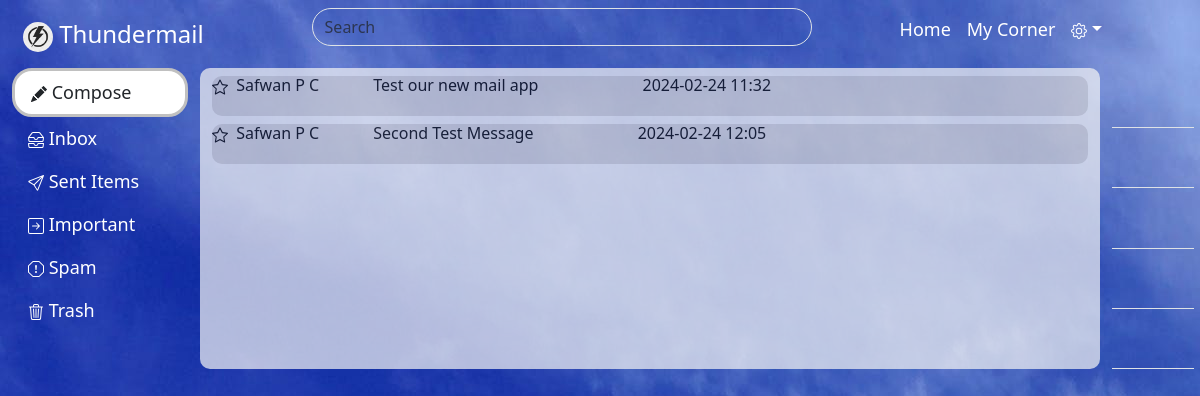
Before: /home/ (signed in) with the older database file.
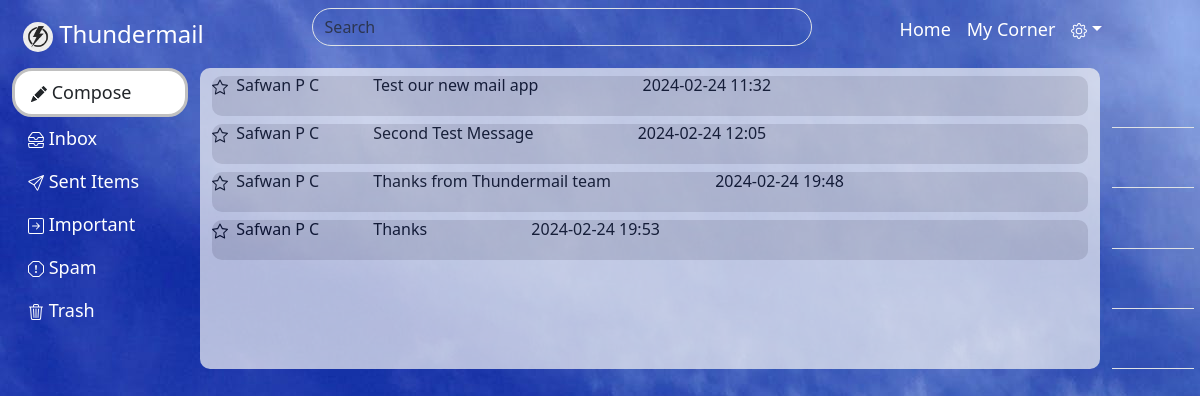
After: the same page with the newer database file.
### user_app/models.py (models this page shows)
class Message_Tb(models.Model):
    sender_id=models.ForeignKey(Register_Tb,on_delete=models.CASCADE)
    recipient_id=models.CharField(max_length=50)
    subject=models.CharField(max_length=100,default="No Subject")
    message=models.CharField(max_length=200)
    attachment=models.FileField(upload_to='thunder', blank=True, null=True, default='default.png')
    date=models.CharField(max_length=20)
    time=models.CharField(max_length=20)
    status_reciever=models.CharField(max_length=20,default='unread')
    status_sender=models.CharField(max_length=20,default='none')

class Register_Tb(models.Model):
    name=models.CharField(max_length=50)
    gender=models.CharField(max_length=20)
    dob=models.CharField(max_length=30)
    mobile=models.CharField(max_length=20)
    user_name=models.CharField(max_length=50)
    password=models.CharField(max_length=20)

### user_app/views.py (the view)
# urls.py: path('home/',views.home,name='home'),
def home(request):
    my_id=request.session['yourself']
    details = Register_Tb.objects.filter(id=my_id)
    user_name=details[0].user_name
    messages= Message_Tb.objects.filter(recipient_id=user_name)
    my_name = details[0].name
    return render(request,'home.html',{'key':my_name,'see':details,'view':messages})

### templates/home.html (shortened to what this page needs)
{% extends 'base.html' %}
{% block content %}
{% for i in view %}
    <a href="{% url 'read_message' i.id %}" style="text-decoration: none; color: black; margin-top: 10px;"><h6 id="inbox">&nbsp; {{i.sender_id.name}}<span style="margin-left: 50px; margin-right: 100px;">{{i.subject}}</span><span> {{i.date}}</span> {{i.time}}
  </h6></a>
{% endfor %}
{% endblock %}

### templates/base.html (shortened to what this page needs)
<!DOCTYPE html>
<html lang="en">
<head>
    <link href="https://cdn.jsdelivr.net/npm/bootstrap@5.3.3/dist/css/bootstrap.min.css" rel="stylesheet">
    <link rel="stylesheet" href="/static/my_style.css">
   </head>
<body>
  <div class="col">
    <nav class="navbar navbar-expand-md navbar" id="navbar" aria-label="Fourth navbar example">
      <div class="collapse navbar-collapse" id="navbarsExample04">
        <ul class="navbar-nav me-auto mb-2 mb-md-0">
          <li class="nav-item">
            <a class="nav-link active" href="#">
              <span class="fs-4" style="color: white;"><img src="/media/thunder_mail_logo.jpg" alt="mail-logo" height="30px" width="30px" style="border-radius: 50%;">&nbsp;Thundermail</span>
              </a>
          </li>
          <li class="nav-item">
            <form role="search">
              <input class="form-control" type="search" placeholder="Search" aria-label="Search" id="search">
            </form>
          </li>
          <li class="nav-item">
            <a class="nav-link active" aria-current="page" href="{% url 'home' %}" style="color: white;">Home</a>
          </li>
          <li class="nav-item">
            <a class="nav-link active" href="#" style="color: white;">My Corner</a>
          </li>
          <li class="nav-item dropdown">
            <a class="nav-link dropdown-toggle" href="#" data-bs-toggle="dropdown" style="color: white;" aria-expanded="false"></a>
          </li>
        </ul>
      </div>
  </nav>
  </div>
  <div class="container-fluid">
    <div class="row">
        <div class="col-12 col-sm-8 col-md-4 col-lg-2" id="left-sidebar">
            <div class="sidebar-content">
                <ul class="nav nav-pills flex-column mb-auto">
                <li class="nav-item" style="border: solid silver; border-radius: 20px; background-color: white;">
                    <a href="{% url 'compose' %}" class="nav-link text-dark"  aria-current="page">
                    Compose
                    </a>
                </li>
                <li>
                    <a href="{% url 'home' %}" class="nav-link text-white">
                    Inbox
                    </a>
                </li>
                <li>
                    <a href="{% url 'sent_items' %}" class="nav-link text-white">
                    Sent Items
                    </a>
                </li>
                <li>
                    <a href="#" class="nav-link text-white">
                    Important
                    </a>
                </li>
                <li>
                    <a href="#" class="nav-link text-white">
                    Spam
                    </a>
                </li>
                <li>
                  <a href="#" class="nav-link text-white">
                  Trash
                  </a>
              </li>
                </ul>
          </div>
        </div>
        <div class="col-12 col-sm-3 col-md-6 col-lg-9" id="content">
            {% block content %}
            {% endblock %}
        </div>
        <div class="col-12 col-sm-1 col-md-2 col-lg-1 mx-auto">
            <div class="d-flex flex-column flex-shrink-0 " style="width: 5.15rem;">
                <ul class="nav nav-pills nav-flush flex-column mb-auto text-center">
                  <li class="nav-item">
                    <a href="#" class="nav-link py-3 border-bottom rounded-0" aria-current="page" data-bs-toggle="tooltip" data-bs-placement="right" aria-label="Home" data-bs-original-title="Home">
                      <svg class="bi pe-none" width="24" height="24" role="img" aria-label="Home"><use xlink:href="#home"></use></svg>
                    </a>
                  </li>
                  <li>
                    <a href="#" class="nav-link py-3 border-bottom rounded-0" data-bs-toggle="tooltip" data-bs-placement="right" aria-label="Dashboard" data-bs-original-title="Dashboard">
                      <svg class="bi pe-none" width="24" height="24" role="img" aria-label="Dashboard"><use xlink:href="#speedometer2"></use></svg>
                    </a>
                  </li>
                  <li>
                    <a href="#" class="nav-link py-3 border-bottom rounded-0" data-bs-toggle="tooltip" data-bs-placement="right" aria-label="Orders" data-bs-original-title="Orders">
                      <svg class="bi pe-none" width="24" height="24" role="img" aria-label="Orders"><use xlink:href="#table"></use></svg>
                    </a>
                  </li>
                  <li>
                    <a href="#" class="nav-link py-3 border-bottom rounded-0" data-bs-toggle="tooltip" data-bs-placement="right" aria-label="Products" data-bs-original-title="Products">
                      <svg class="bi pe-none" width="24" height="24" role="img" aria-label="Products"><use xlink:href="#grid"></use></svg>
                    </a>
                  </li>
                  <li>
                    <a href="#" class="nav-link py-3 border-bottom rounded-0" data-bs-toggle="tooltip" data-bs-placement="right" aria-label="Customers" data-bs-original-title="Customers">
                      <svg class="bi pe-none" width="24" height="24" role="img" aria-label="Customers"><use xlink:href="#people-circle"></use></svg>
                    </a>
                  </li>
                </ul>
              </div>
        </div>
    </div>
</body>
</html>

### static/my_style.css (style rules this page uses)
body { background-color:rgb(92, 168, 244); background-image: url(/media/mail_bg.jpg); opacity: 100%; }
#navbar { background-color:transparent; padding-left: 15px; padding-right: 20px; color: white; }
#left-sidebar { background-color: transparent; }
#content { background-color: whitesmoke; opacity: 70%; border-radius: 10px; list-style-type: none; }
.nav-link { font-size: large; font-weight:light; }
#search { margin-left: 100px; margin-right: 80px; width: 500px; border-radius: 20px; background-color: transparent; }

### templates/home.html (style rules this page uses)
#inbox { list-style-type: none; margin-top: .5rem; }
h6 { height: 40px; background-color: rgb(216, 214, 214); border-radius: 10px; }

Changed rows visible on the page:
added Message_Tb: sender_id.name "Safwan P C", subject "Thanks from Thundermail team", date "2024-02-24", time "19:48"
added Message_Tb: sender_id.name "Safwan P C", subject "Thanks", date "2024-02-24", time "19:53"
